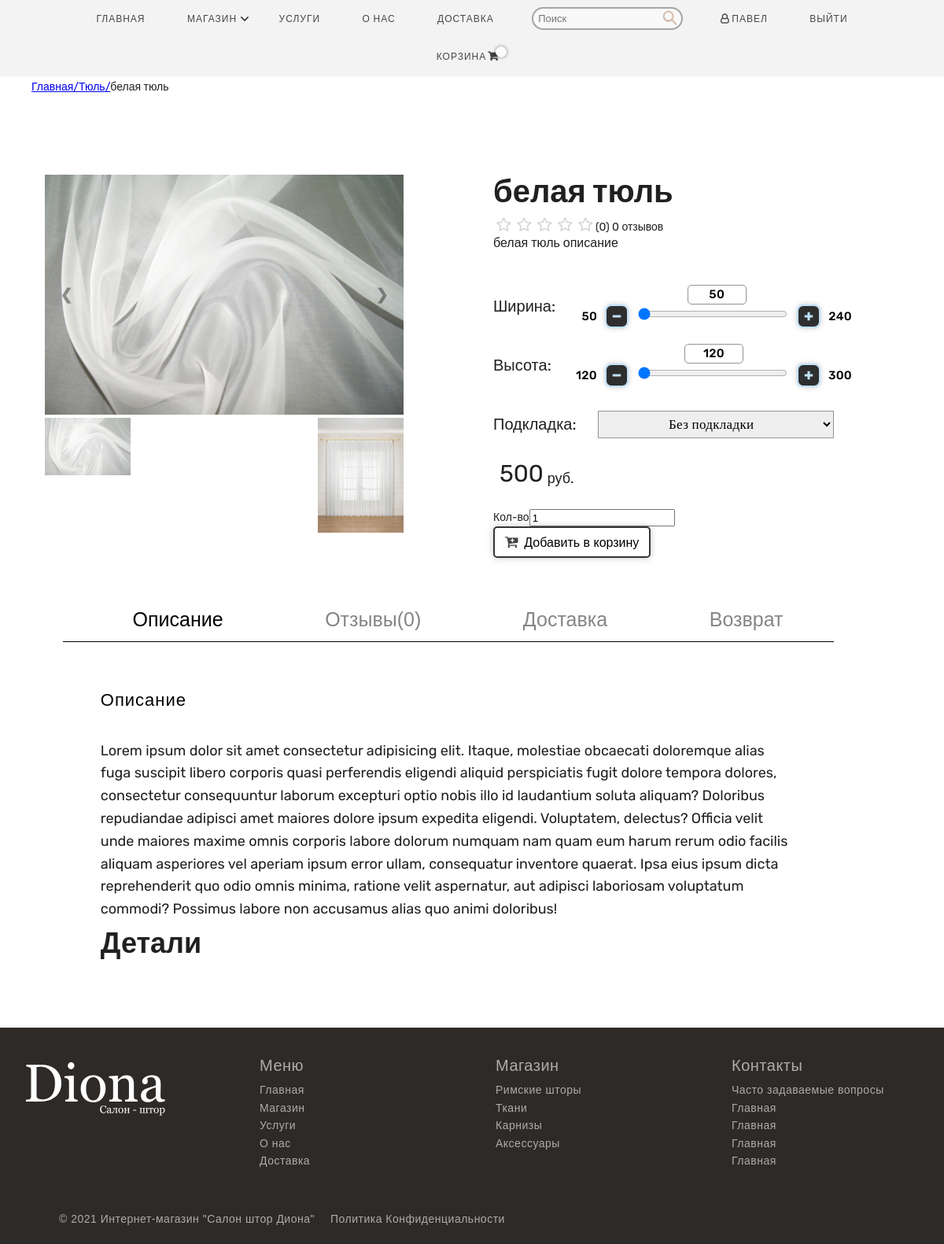
The page /product/1/white_tule (signed in) on the database its author committed.
### product/models.py (models this page shows, shortened)
class Product(models.Model):
    STATUS = (
        ('True', 'Виден'),
        ('False', 'Не виден'),
    )
    VARIANTS = (
        ('none', 'Нет'),
        ('white', 'Белый'),
        ('black', 'Чёрный'),
        ('green', 'Зелённый'),
    )
    COUNTRY = (
        ('none', 'Нет'),
        ('turkey', 'Турция'),
        ('russia', 'Россия'),
        ('china', 'Китай'),
    )
    category = models.ForeignKey(Category, on_delete=models.CASCADE, verbose_name='Категория')  # отношение "многие к одному" с категорией
    title = models.CharField(max_length=150, verbose_name='Название')
    keywords = models.CharField(max_length=255, verbose_name='Ключевое слово')
    description = models.CharField(max_length=255, verbose_name='Описание')
    image = models.ImageField(upload_to='images/', null=False, verbose_name='Изображение')
    price = models.DecimalField(max_digits=12, decimal_places=0, default=0, verbose_name='Цена')  # Цена
    amount = models.IntegerField(default=0, verbose_name='Кол-во')  # Кол-во
    variant = models.CharField(max_length=10, choices=VARIANTS, default='None', verbose_name='Цвет') #
    country = models.CharField(max_length=10, choices=COUNTRY, default='None', verbose_name='Страна')  #
    detail = RichTextUploadingField(verbose_name='Детали')  # Детали (CKeditor)
    slug = models.SlugField(null=False, unique=True, verbose_name='Метка')
    status = models.CharField(max_length=10, choices=STATUS, verbose_name='Статус')
    create_at = models.DateTimeField(auto_now_add=True)
    update_at = models.DateTimeField(auto_now=True)
    def avarege_review(self):
        reviews = Comment.objects.filter(product=self, status=True).aggregate(avarage=Avg('rate'))
        avg = 0
        if reviews["avarage"] is not None:
            avg = float(reviews["avarage"])
        return avg
    def count_review(self):
        reviews = Comment.objects.filter(product=self, status=True).aggregate(count=Count('id'))
        cnt_rev = 0
        if reviews["count"] is not None:
            cnt_rev = int(reviews["count"])
        return cnt_rev

class Category(MPTTModel):
    STATUS = (
        ('True', 'Виден'),
        ('False', 'Не виден'),
    )
    parent = TreeForeignKey('self', blank=True, null=True, related_name='children',
                            on_delete=models.CASCADE)  # отношение "многие к одному"с самим собой
    title = models.CharField(max_length=50, verbose_name='Наименование')  # Имя категории
    keywords = models.CharField(max_length=255, verbose_name='Ключевое слово')  # Ключевое слово
    description = models.CharField(max_length=255, verbose_name='Описание')  # Описание
    status = models.CharField(max_length=20, choices=STATUS, verbose_name='Статус видимости')  # Статус
    image = models.ImageField(blank=True, upload_to='images/', verbose_name='Изображение категории')  # Изображение(поле может быть пустым, загружается в)
    slug = models.SlugField(null=False, unique=True, verbose_name='Короткая метка')  # Короткая метка
    create_at = models.DateTimeField(auto_now_add=True)  # Создано в
    update_at = models.DateTimeField(auto_now=True)  # Обнавлено в
    class MPTTMeta:
        level_attr = 'mptt_level'
        order_insertion_by = ['title']

class Images(models.Model):
    product = models.ForeignKey(Product, on_delete=models.CASCADE, verbose_name='Продукт')  # отношение "многие к одному" с продуктом
    title = models.CharField(max_length=50, blank=True, verbose_name='Название')
    image = models.ImageField(blank=True, upload_to='images/', verbose_name='Изображение')

### home/views.py (the view)
# urls.py: path('product/<int:id>/<slug:slug>', views.product_detail, name='product_detail'),
def product_detail(request, id, slug):
    category = Category.objects.all()
    product = Product.objects.get(pk=id)
    images = Images.objects.filter(product_id=id)
    comments = Comment.objects.filter(product_id=id, status=True)
    context = {
        'product': product,
        'category': category,
        'images': images,
        'comments': comments,
    }
    return render(request, 'product_detail.html', context)

### home/templates/product_detail.html (shortened to what this page needs)
{% extends 'homebase.html' %}
{% load static %}
{% block header %} {% include 'header.html' %} {% endblock header %}
{% block body %}
    <div id="breadcrumb">
        <div class="card-wrapper">
            <ul class="breadcrumb" style="display: flex">
                <li><a href="/">Главная/</a></li>
                <li>
                    <a href="/category/{{ product.category.id }}/{{ product.category.slug }}">{{ product.category.title }}/</a>
                </li>
                <li class="">{{ product.title }}</li>
            </ul>
        </div>
    </div>
    <div class="card-wrapper">
        <div class="card">
            <div class="porduct_content">
                <div class="product_imgs">
                    <div class="img-display">
                        <a>
                            <button type="button" id="prev_card">❮</button>
                        </a>
                        <div class="img-showcase">
                            <img src="{{ product.image.url }}" id="featured" alt="shoe image">
                        </div>
                        <a>
                            <button type="button" id="next_card">❯</button>
                        </a>
                    </div>
                    <div class="img-select">
                        <div class="img-item">
                            <img class="thumbnail active" src="{{ product.image.url }}" alt="shoe image">
                        </div>
                        {% for rs in images %}
                            <div class="img-item">
                                <img class="thumbnail " src="{{ rs.image.url }}" alt="shoe image">
                            </div>
                        {% endfor %}
                    </div>
                </div>
                <div class="product_descriptions">
                    <div class="product_title" id="title1">
                        <p>{{ product.title }}</p>
                    </div>
                    <div class="review-rating pull-right" id="avarege_review">
                        <i class="fa fa-star{% if product.avarege_review < 1 %}-o empty{% endif %}"></i>
                        <i class="fa fa-star{% if product.avarege_review < 1.6 %}-o empty{% endif %}"></i>
                        <i class="fa fa-star{% if product.avarege_review < 2.6 %}-o empty{% endif %}"></i>
                        <i class="fa fa-star{% if product.avarege_review < 3.6 %}-o empty{% endif %}"></i>
                        <i class="fa fa-star{% if product.avarege_review < 4.6 %}-o empty{% endif %}"></i>
                        <span> ({{ product.avarege_review | floatformat }})</span>
                        <span>{{ product.count_review }}
                            {% if product.count_review == 0 %}
                                отзывов
                            {% endif %}
                        </span>
                    </div>
                    <div class="parameters">
                        <div class="min_description">{{ product.description }}
                        </div>
                        <div class="parameter" id="width">
                            <div class="param_title">
                                <p>Ширина:</p>
                            </div>
                            <div class="choices">
                                <div class="results">
                                    <input type="number" value="50" min="50" max="240" id="result_width"/>
                                </div>
                                <div class="choice">
                                    <div class="limit">
                                        <p>50</p>
                                    </div>
                                    <button class="bt_minus" id="minus_width">
                                        <svg viewBox="0 0 24 24">
                                            <line x1="5" y1="12" x2="19" y2="12"></line>
                                        </svg>
                                    </button>
                                    <div class='range-container'>
                                        <input id='range_width' type='range' min='50' max='240' step='1' value="50"/>
                                    </div>
                                    <button class="bt_plus" id="plus_width">
                                        <svg viewBox="0 0 24 24">
                                            <line x1="12" y1="5" x2="12" y2="19"></line>
                                            <line x1="5" y1="12" x2="19" y2="12"></line>
                                        </svg>
                                    </button>
                                    <div class="limit">
                                        <p>240</p>
                                    </div>
                                </div>
                            </div>
                        </div>
                        <div class="parameter" id="height">
                            <div class="param_title">
                                <p>Высота:</p>
                            </div>
                            <div class="choices">
                                <div class="results">
                                    <input type="number" value="120" min="120" max="300" id="result_height"/>
                                </div>
                                <div class="choice">
                                    <div class="limit">
                                        <p>120</p>
                                    </div>
                                    <button class="bt_minus" id="minus_height">
                                        <svg viewBox="0 0 24 24">
                                            <line x1="5" y1="12" x2="19" y2="12"></line>
                                        </svg>
                                    </button>
                                    <div class='range-container'>
                                        <input id='range_height' type='range' min='120' max='300' step='1'
                                               value="120"/>
                                    </div>
                                    <button class="bt_plus" id="plus_height">
                                        <svg viewBox="0 0 24 24">
                                            <line x1="12" y1="5" x2="12" y2="19"></line>
                                            <line x1="5" y1="12" x2="19" y2="12"></line>
                                        </svg>
                                    </button>
                                    <div class="limit">
                                        <p>300</p>
                                    </div>
                                </div>
                            </div>
                        </div>
                        <div class="parameter" id="lining">
                            <div class="param_title">
                                <p>Подкладка:</p>
                            </div>
                            <div class="select_div">
                                <select id="selectvalue">
                                    <option class="select-item">Без подкладки</option>
                                </select>
                            </div>
                        </div>
                    </div>
                    <div class="price"><p id="price">{{ product.price }}</p>
                        <p>руб.</p></div>
                    <div class="show_add">
                        <form action="/order/addtoshopcart/{{ product.id }}" method="post">
                            <div class="qty-input" style="display: flex">
                                <p class="qty-text">Кол-во</p>
                                <input name="quantity" class="input" type="number" min="1" value="1">
                            </div>
                            <a href="">
                                <button type="submit" class="btn_add"><i class="fa fa-cart-plus" aria-hidden="true"></i>Добавить
                                    в корзину
                                </button>
                            </a>
                        </form>
                    </div>
                </div>
            </div>
            <div class="product_tab">
                <div class="tabs">
                    <div class="tabs__nav">
                        <a class="tabs__link tabs__link_active" href="#content-1">Описание</a>
                        <a class="tabs__link" href="#content-4">Отзывы({{ product.count_review }})</a>
                        <a class="tabs__link" href="#content-2">Доставка</a>
                        <a class="tabs__link" href="#content-3">Возврат</a>
                    </div>
                    <div class="tabs__content">
                        <div class="tabs__pane tabs__pane_show" id="content-1">
                            <div class="tab-texts">
                                <div class="tab-title">Описание</div>
                                <div class="tab-text">
                                    Lorem ipsum dolor sit amet consectetur adipisicing elit. Itaque, molestiae obcaecati
                                    doloremque alias fuga suscipit libero corporis quasi perferendis eligendi aliquid
                                    perspiciatis fugit dolore tempora dolores, consectetur consequuntur laborum
                                    excepturi optio nobis illo id laudantium soluta aliquam? Doloribus repudiandae
                                    adipisci amet maiores dolore ipsum expedita eligendi. Voluptatem, delectus? Officia
                                    velit unde maiores maxime omnis corporis labore dolorum numquam nam quam eum harum
                                    rerum odio facilis aliquam asperiores vel aperiam ipsum error ullam, consequatur
                                    inventore quaerat. Ipsa eius ipsum dicta reprehenderit quo odio omnis minima,
                                    ratione velit aspernatur, aut adipisci laboriosam voluptatum commodi? Possimus
                                    labore non accusamus alias quo animi doloribus!
                                    {{ product.detail|safe }}
                                </div>
                            </div>
                        </div>
                    </div>
                </div>
            </div>
        </div>
    </div>
{% endblock body %}
{% block footer %} {% include 'footer.html' %} {% endblock footer %}

### home/templates/header.html (shortened to what this page needs)
{% load static %}
<header class="header" id="myHeader">
    <nav class="top-menu">
        <ul class="menu-main">
            <li><a href="/home">Главная</a></li>
            <li id="listDropdown" class="dropdown" onclick="myFunctionDrop()">
                <a type="btn" class="dropbtn">Магазин<img src="{% static '' %}images/down-arrow.svg" alt=""></a>
            </li>
            <li><a href="/services">Услуги</a></li>
            <li><a href="/about">О нас</a></li>
            <li><a href="/delivery">Доставка</a></li>
            <li id="nav_search" class="search-container">
                <form class="form-search" action="/search/" method="post">
                    <input type="text" id="search" name="search" required placeholder="Поиск">
                    <input type="image" src="{% static '' %}images/search.svg"/>
                </form>
            </li>
            {% if user.id is not None %}
                <li><a href="/user"><i class="fa fa-user-o" aria-hidden="true"></i>{{ user.first_name }}</a></li>
                <li><a href="/logout">Выйти</a></li>
            {% else %}
                <li><a href="/login"><i class="fa fa-user-o" aria-hidden="true"></i>Войти</a></li>
                <li><a href="/signup"><i class="fa fa-user-o" aria-hidden="true"></i>Регистрация</a></li>
            {% endif %}
            <li>
                <a href="/shopcart/">
                    <div class="menu-href">
                        <div>Корзина<i class="fa fa-shopping-cart" aria-hidden="true"></i></div>
                        <div id="numb">{{ shopcart.count }}</div>
                    </div>
                </a>
            </li>
        </ul>
    </nav>
</header>

### rows shown on the page
Product: category "Тюль", title "белая тюль", image (picture), avarege_review "0", count_review "0", description "белая тюль описание", price "500", detail "Детали"
Images: image (picture)

### other values the page prints
{{ user.first_name }} "ПАВЕЛ"
